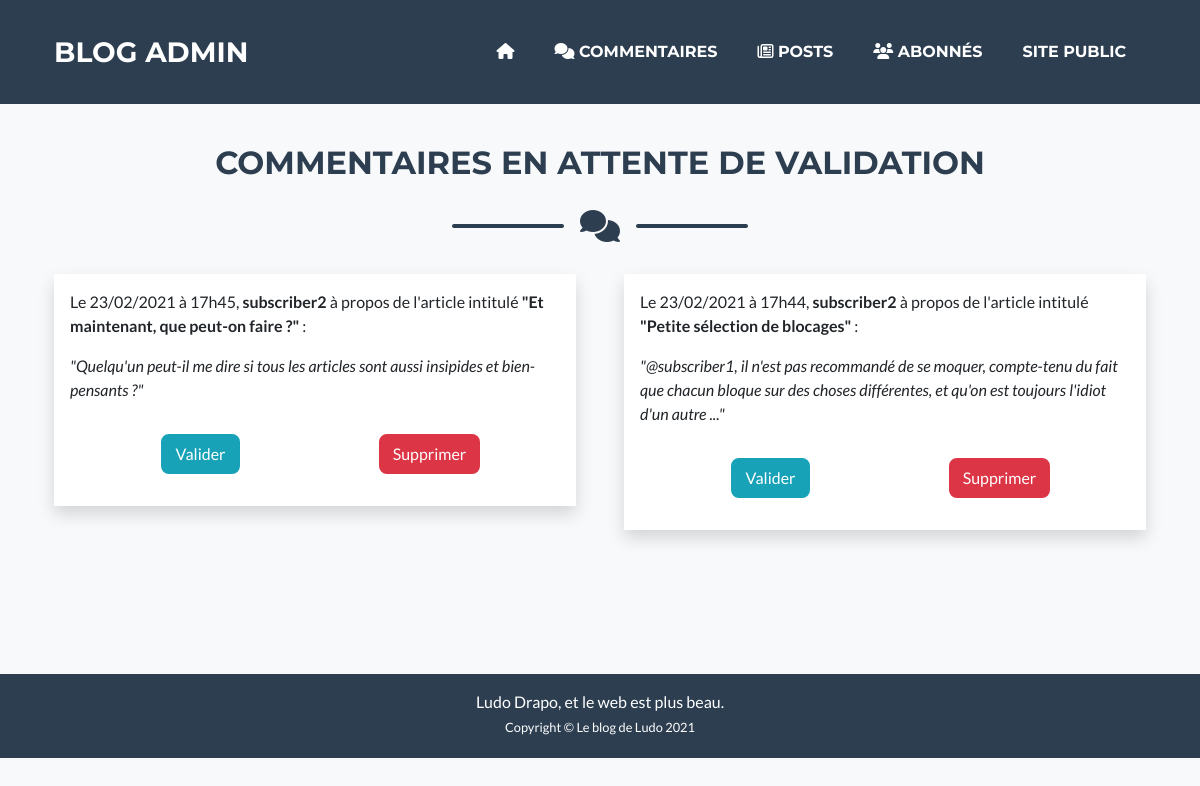
Screenshot of /backendIndex.php?action=displayAwaitingComments with the database file from the repository.
### tables this page shows
CREATE TABLE `comments` (
  `comment_id` int(11) NOT NULL,
  `user_id` int(11) NOT NULL,
  `post_id` int(11) NOT NULL,
  `comment` varchar(255) NOT NULL,
  `comment_date` datetime NOT NULL DEFAULT CURRENT_TIMESTAMP,
  `is_ok` tinyint(1) NOT NULL DEFAULT '0'
);

CREATE TABLE `users` (
  `user_id` int(11) NOT NULL,
  `login_name` varchar(255) NOT NULL,
  `email` varchar(255) NOT NULL,
  `profile` varchar(16) NOT NULL DEFAULT 'subscriber' COMMENT 'administrator or subscriber only',
  `password` varchar(255) NOT NULL,
  `is_active` tinyint(1) NOT NULL DEFAULT '1',
  `registration_date` datetime NOT NULL DEFAULT CURRENT_TIMESTAMP
);

CREATE TABLE `posts` (
  `post_id` int(11) NOT NULL,
  `user_id` int(11) NOT NULL DEFAULT '1',
  `title` varchar(255) NOT NULL,
  `lead` text NOT NULL,
  `content` text NOT NULL,
  `category` varchar(30) NOT NULL,
  `creation_date` datetime NOT NULL DEFAULT CURRENT_TIMESTAMP,
  `update_date` datetime NOT NULL DEFAULT CURRENT_TIMESTAMP,
  `is_ok` tinyint(1) NOT NULL DEFAULT '1'
);

### controller/backend/backendController.php (called while the page is built, shortened)
<?php
require_once 'models/backend/backendCommentsManager.php';
function displayAwaitingComments(): void
{
    $comments = new CommentsManager();
    $awaiting_comments = $comments->getAwaitingComments();
    include 'views/backend/backendValidateComments.php';
}

### models/backend/backendCommentsManager.php (called while the page is built, shortened)
<?php
final class CommentsManager extends Manager
{
    public function getAwaitingComments()
    {
        $blog_db = $this->dbConnect();
        return $blog_db->query(
            'SELECT
                comments.comment_id,
                comments.comment,
                DATE_FORMAT(comments.comment_date, "%d/%m/%Y") AS date,
                DATE_FORMAT(comments.comment_date, "%Hh%i") AS time,
                posts.title,
                users.login_name,
                users.email
            FROM ((comments
            JOIN posts ON posts.post_id = comments.post_id)
            JOIN users ON comments.user_id = users.user_id)
            WHERE comments.is_ok = 0'
        );
    }
}

### views/backend/backendValidateComments.php (the view, shortened to what this page needs)
<section class="page-section">
    <div class="container mt-lg-5 mt-4">
        <h2 class="text-center text-uppercase text-secondary mb-0">Commentaires en attente de validation</h2>
        <div class="divider-custom">
            <div class="divider-custom-line"></div>
            <div class="divider-custom-icon"><i class="fas fa-comments"></i></div>
            <div class="divider-custom-line"></div>
        </div>
        <div class="row justify-content-center">
<?php
while ($comment = $awaiting_comments->fetch()) {
    ?>
            <div class="col-lg-6 mb-5">
                <div class="mx-auto bg-white shadow">
                    <div class="equal-height-200 p-3">
                        <p>
                            Le <?php echo htmlspecialchars($comment['date'])?> à <?php echo htmlspecialchars($comment['time'])?>, <strong><?php echo htmlspecialchars($comment['login_name'])?></strong> à propos de l'article intitulé <strong>"<?php echo htmlspecialchars($comment['title'])?>"</strong> :
                        </p>
                        <p>
                            <em>"<?php echo htmlspecialchars($comment['comment'])?>"</em>
                        </p>
                        <div class="container">
                            <div class="row p-3">
                                <div class="col-6 justify-content-center text-center">
                                    <a class="btn btn-info" href="#" data-toggle="modal" data-target="#validateComment">Valider</a>
                                </div>
                                <div class="col-6 justify-content-center text-center">
                                    <a class="btn btn-danger" href="#" data-toggle="modal" data-target="#deleteComment">Supprimer</a>
                                </div>
                            </div>
                        </div>
                    </div>
                </div>
            </div>
    <?php
}
?>
        </div>
    </div>
</section>
<?php require 'views/backend/backendTemplate.php'; ?>

### public/css/mystyle.css (style rules this page uses)
a, a:hover { color: #17a2b8; }
.equal-height-200 { min-height: 200px; }

### rows the page displays
comments: date "23/02/2021", time "17h45", user.login_name "subscriber2", post.title "Et maintenant, que peut-on faire ?", comment "Quelqu'un peut-il me dire si tous les articles sont aussi insipides et bien-pensants ?"
comments: date "23/02/2021", time "17h44", user.login_name "subscriber2", post.title "Petite sélection de blocages", comment "@subscriber1, il n'est pas recommandé de se moquer, compte-tenu du fait que chacun bloque sur des choses différentes, et qu'on est toujours l'idiot d'un autre ..."
